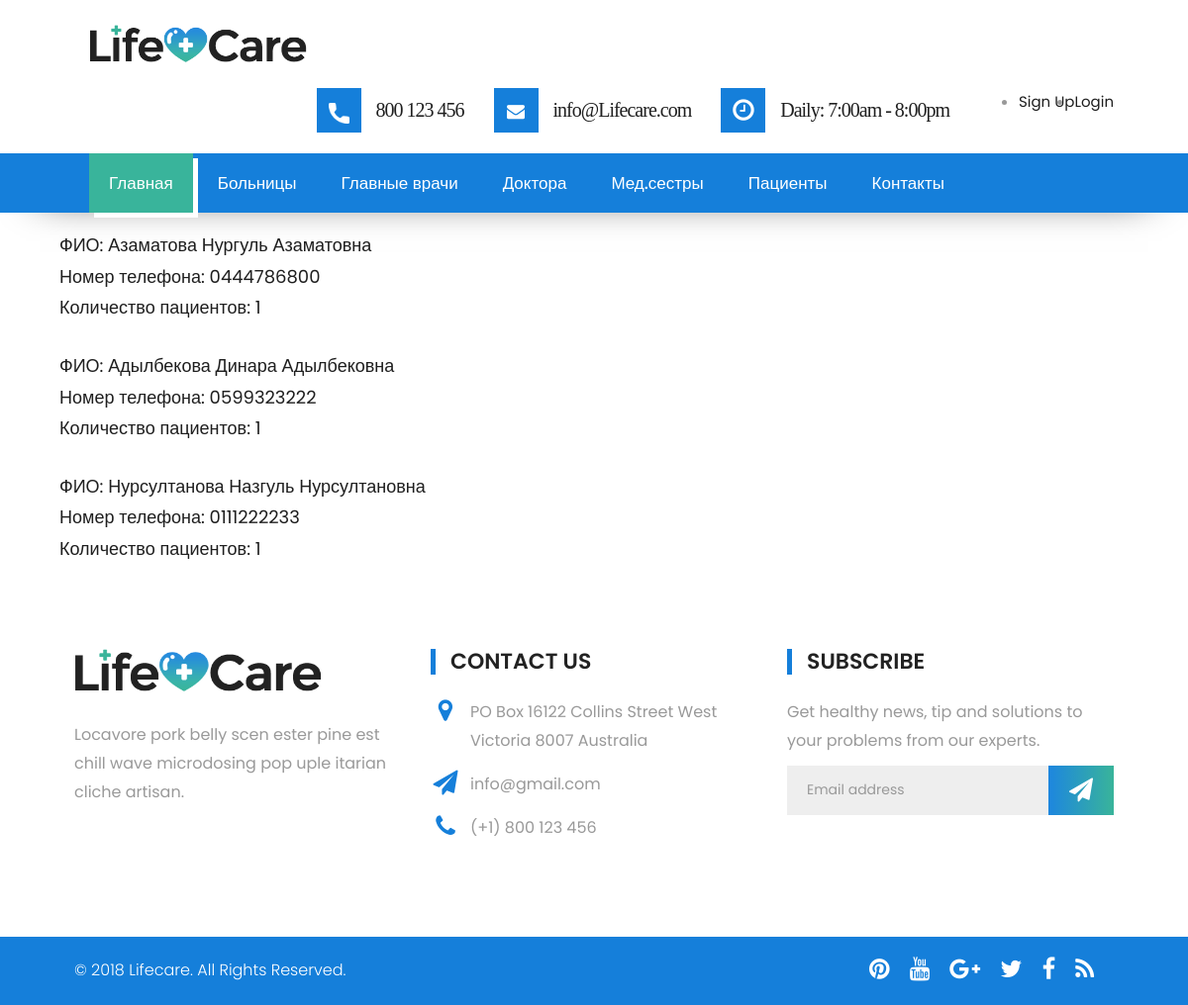
Screenshot of /nurses/ with the database file from the repository.
### app/models.py (models this page shows, shortened)
class Nurse(models.Model):
    fullname = models.CharField(
        max_length=255,
        db_index=True,
        blank=True,
        verbose_name='Ф.И.О'
    )
    passport_pincode = models.CharField(
        max_length=9,
        blank=True,
        verbose_name='ПИН-КОД паспорта'
    )
    age = models.IntegerField(
        blank=True,
        verbose_name='Возраст'
    )
    phone_number = models.CharField(
        max_length=14,
        blank=True,
        verbose_name='Номер телефона'
    )
    patient_connect = models.ManyToManyField(
        'Patient',
        verbose_name="Пациенты"
    )

### app/views.py (the view)
# urls.py: path('nurses/', nurses, name='nurses'),
def nurses(request):
    nurses = Nurse.objects.all()
    context = {
        'nurses':nurses
    }
    return render(request,
                  template_name='nurses.html', context=context)

### templates/nurses.html
 {% extends 'base.html' %}
 {% load static %}
 {% block content %}
 <div class="container p-3 my-3 bg-dark text-white">
      <div class="row" style="margin-top: 20px;">
         <br><br><br><br><br><br><br>
         {% for i in nurses %}
         <br>
         <h3>ФИО: {{ i.fullname }}</h3>
         <h3>Номер телефона: {{ i.phone_number }}</h3>
         <h3>Количество пациентов: {{ i.patient_connect.count }}</h3>
         {% endfor %}
      </div>
   </div>
 {% endblock %}

### config/static/css/style.css (style rules this page uses)
body { color: #999; font-size: 15px; font-family: 'Source Sans Pro', sans-serif; line-height: 1.80857; }
h1, h2, h3, h4, h5, h6 { letter-spacing: 0; font-weight: normal; position: relative; padding: 0 0 10px 0; font-weight: normal; line-height: 120% !important; color: #1f1f1f; margin: 0 }
h3 { font-size: 18px }

### config/static/css/versions.css (style rules this page uses)
body.clinic_version { font-family: 'Roboto', sans-serif; }

### config/static/css/responsive.css (style rules this page uses)
@media (max-width: 1200px) { .container { width: 90%; } }

### config/static/css/custom.css (style rules this page uses)
* { font-family: 'Poppins', sans-serif; }
h1,h2,h3,h4,h5,h6 { font-family: 'Poppins', sans-serif; }

### rows the page displays
Nurse: fullname "Азаматова Нургуль Азаматовна", phone_number "0444786800", patient_connect.count "1"
Nurse: fullname "Адылбекова Динара Адылбековна", phone_number "0599323222", patient_connect.count "1"
Nurse: fullname "Нурсултанова Назгуль Нурсултановна", phone_number "0111222233", patient_connect.count "1"
